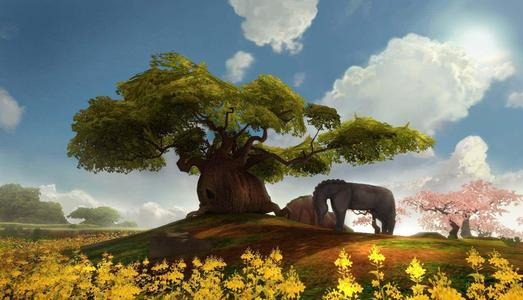
#> input picture 123.jpg, 523 x 300 px
$ python open.py
#> lines starting #> are read from the running program, lines starting #| are printed output that depends on the picture; after the words box and inside, x2 and y2 are one past the last pixel; in counts of white or black regions, pixels touching at a corner belong together
import cv2
import numpy as np


def main():

    # 1.读取图片 二值操作
    img_src = cv2.imread("123.jpg")
#> img_src is the input picture: shape (300, 523, 3); mean B, G, R 103.5, 121.6, 119.7
    img_gray = cv2.cvtColor(img_src, cv2.COLOR_BGR2GRAY)
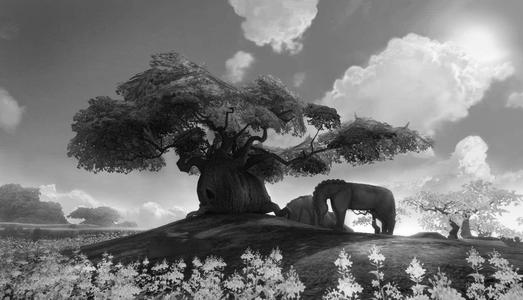
#> img_gray: shape (300, 523); min 1, max 255, mean 119
    ret, img_threshold = cv2.threshold(img_gray, 0, 255,
                                       cv2.THRESH_BINARY + cv2.THRESH_OTSU)
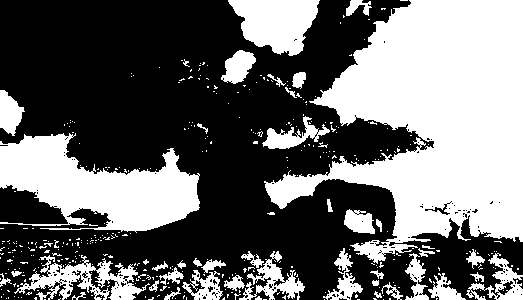
#> img_threshold: shape (300, 523); 41.7% white; 396 white regions (352 under 20 px), largest, box (x1, y1, x2, y2) and area: (264, 0, 523, 264) 37600, (0, 133, 200, 233) 11270, (228, 0, 320, 56) 3479
#> ret = 127

    # 2.创建操作核
    kernel = np.ones((5, 5), np.uint8)

    # 3.执行开操作
    img_open = cv2.morphologyEx(img_threshold, cv2.MORPH_OPEN, kernel)
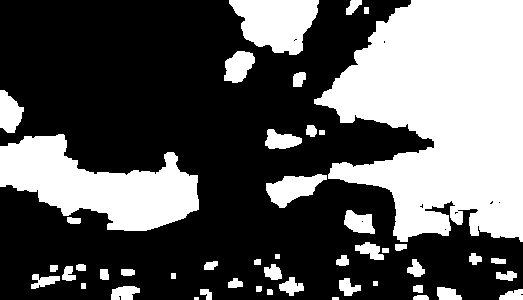
#> img_open: shape (300, 523); 36.5% white; 48 white regions (1 under 20 px), largest, box (x1, y1, x2, y2) and area: (314, 0, 523, 242) 35133, (0, 134, 199, 231) 10669, (229, 0, 319, 55) 3453

    # 4.显示结果
    cv2.imshow("img_src", img_src)
    cv2.imshow("img_threshold", img_threshold)
    cv2.imshow("img_open", img_open)
    cv2.waitKey()
    cv2.destroyAllWindows()


if __name__ == '__main__':
    main()

$ run again, with bbb.jpg copied over 123.jpg
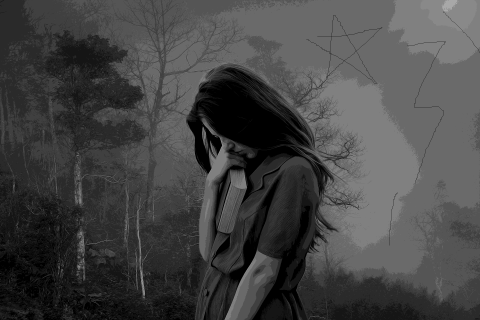
#> input picture bbb.jpg, 480 x 320 px
#> in main, img_src is the input picture: shape (320, 480, 3); min 0, max 168, mean 68.8
#> in main, `ret, img_threshold = cv2.threshold(img_gray, 0, 255, cv2.THRESH_BINARY..`:
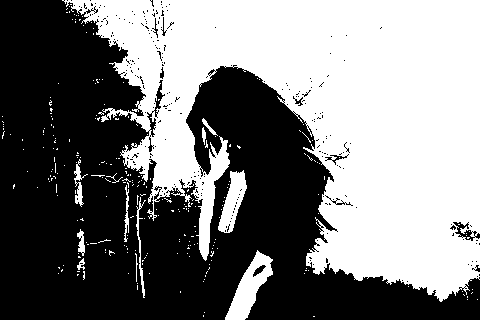
#> img_threshold: shape (320, 480); 48.6% white; 256 white regions (244 under 20 px), largest, box (x1, y1, x2, y2) and area: (62, 0, 480, 302) 70716, (225, 250, 273, 320) 1410, (218, 170, 247, 233) 925
#> ret = 69
#> in main, `img_open = cv2.morphologyEx(img_threshold, cv2.MORPH_OPEN, kernel)`:
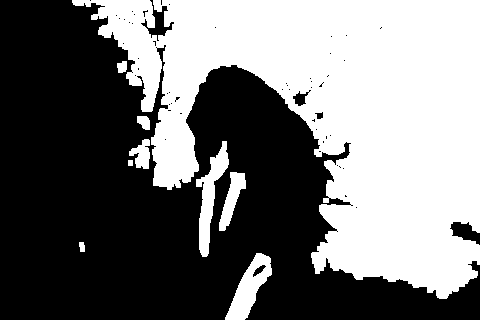
#> img_open: shape (320, 480); 45.3% white; 9 white regions, largest, box (x1, y1, x2, y2) and area: (72, 0, 480, 299) 65338, (196, 141, 229, 257) 1420, (225, 253, 272, 320) 1394
